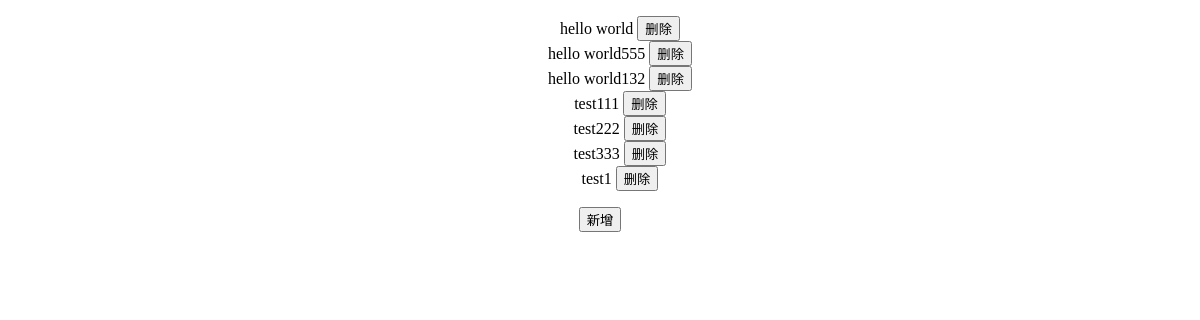
Before: / with the older database file.
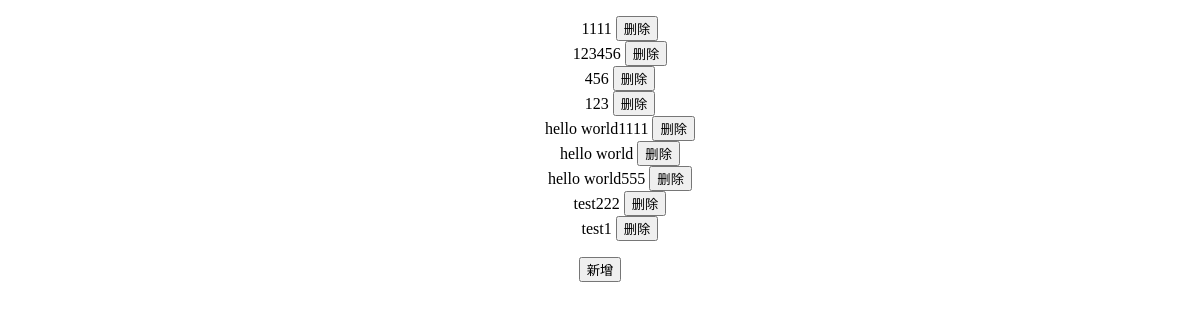
After: the same page with the newer database file.
### tables this page shows
CREATE TABLE todo (id INTEGER primary key AUTOINCREMENT, content varchar(50), status varchar default 'done');

### todo/main.py (the view)
@app.route('/')
def index():
    db = TodoDB()
    todo = db.read_all()
    db.close()
    return render_template('index.html', data=todo)

### todo/db.py (called while the page is built)
    def cursor(self):
        return self.conn.cursor()

    def close(self):
        self.conn.close()

    def read_all(self):
        cursor = self.cursor()
        cursor = cursor.execute('select id,content from todo order by id desc')
        data = cursor.fetchall()
        cursor.close()
        return data

### todo/templates/index.html (shortened to what this page needs)
<!DOCTYPE html>
<html lang="en">
<head>
</head>
<body>
<center id="a">
<ul>
    {% for value in data %}
    <li> {{ value[1] }} <button onclick="myFunction({{ value[0] }})"> 删除 </button></li>
    {% endfor %}
</ul>
<button  onclick="showDialog()">新增</button>
</center>
</body>
</html>

### todo/templates/index.html (style rules this page uses)
li { list-style-type:none }

Changed rows visible on the page:
removed todo: content "hello world132"
removed todo: content "test111"
removed todo: content "test333"
added todo: content "1111"
added todo: content "123456"
added todo: content "456"
added todo: content "123"
added todo: content "hello world1111"
